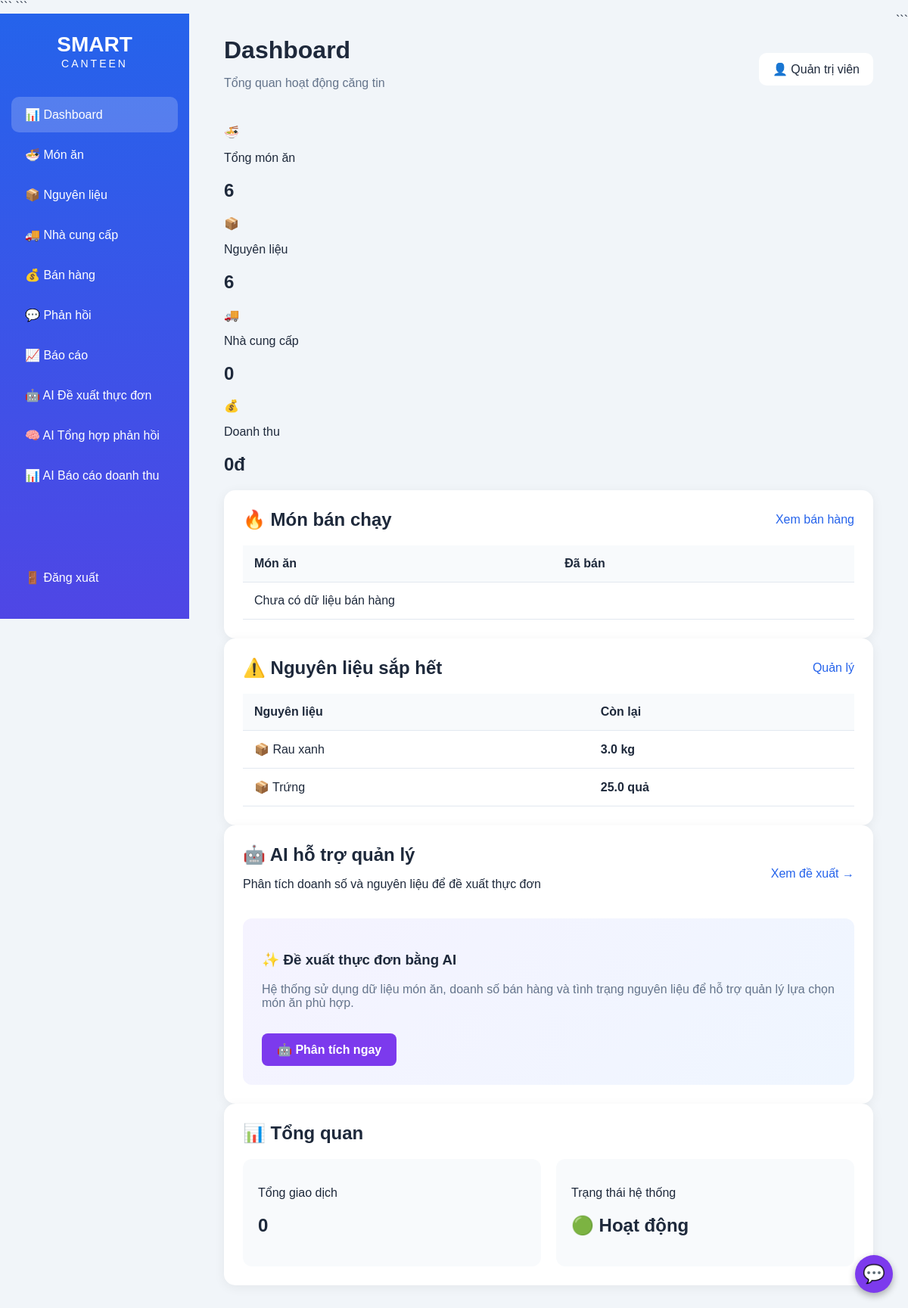
The app's page /dashboard (signed in) with its own data.
### tables this page shows
CREATE TABLE ingredients (
            id INTEGER PRIMARY KEY AUTOINCREMENT,
            name TEXT NOT NULL,
            unit TEXT NOT NULL,
            quantity REAL DEFAULT 0,
            min_quantity REAL DEFAULT 0
        );

### app.py (the view)
@app.route("/dashboard")
@login_required
def dashboard():
    conn = get_db()
    food_count = conn.execute(
        "SELECT COUNT(*) FROM foods"
    ).fetchone()[0]
    ingredient_count = conn.execute(
        "SELECT COUNT(*) FROM ingredients"
    ).fetchone()[0]
    supplier_count = conn.execute(
        "SELECT COUNT(*) FROM suppliers"
    ).fetchone()[0]
    sale_count = conn.execute(
        "SELECT COUNT(*) FROM sales"
    ).fetchone()[0]
    revenue = conn.execute(
        "SELECT COALESCE(SUM(total), 0) FROM sales"
    ).fetchone()[0]
    low_ingredients = conn.execute("""
        SELECT *
        FROM ingredients
        WHERE quantity <= min_quantity
        ORDER BY quantity ASC
    """).fetchall()
    best_selling = conn.execute("""
        SELECT
            foods.name,
            SUM(sales.quantity) AS total_sold
        FROM sales
        JOIN foods ON sales.food_id = foods.id
        GROUP BY sales.food_id
        ORDER BY total_sold DESC
        LIMIT 5
    """).fetchall()
    conn.close()
    return render_template(
        "dashboard.html",
        food_count=food_count,
        ingredient_count=ingredient_count,
        supplier_count=supplier_count,
        sale_count=sale_count,
        revenue=revenue,
        low_ingredients=low_ingredients,
        best_selling=best_selling
    )

### app.py (called while the page is built)
def get_db():
    conn = sqlite3.connect(DATABASE)
    conn.row_factory = sqlite3.Row
    return conn

def login_required(f):
    @wraps(f)
    def decorated_function(*args, **kwargs):
        if "user_id" not in session:
            return redirect("/")
        return f(*args, **kwargs)
    return decorated_function

### templates/dashboard.html (shortened to what this page needs)
<!DOCTYPE html>
<html lang="vi">
<head>
<link
    rel="stylesheet"
    href="/static/css/dashboard.css"
>
```
</head>
<body>
<div class="layout">
<aside class="sidebar">
    <div class="logo">
        <h2>SMART</h2>
        <span>CANTEEN</span>
    </div>
    <nav>
        <a href="/dashboard" class="active">
            📊 Dashboard
        </a>
        <a href="/foods">
            🍜 Món ăn
        </a>
        <a href="/ingredients">
            📦 Nguyên liệu
        </a>
        <a href="/suppliers">
            🚚 Nhà cung cấp
        </a>
        <a href="/sales">
            💰 Bán hàng
        </a>
        <a href="/feedback">
            💬 Phản hồi
        </a>
        <a href="/reports">
            📈 Báo cáo
        </a>
        <a href="/ai-recommend">
            🤖 AI Đề xuất thực đơn
        </a>
        <a href="/ai-feedback">
            🧠 AI Tổng hợp phản hồi
        </a>
        <a href="/ai-report">
            📊 AI Báo cáo doanh thu
        </a>
    </nav>
    <div class="logout">
        <a href="/logout">
            🚪 Đăng xuất
        </a>
    </div>
</aside>
<main class="main">
    <header class="topbar">
        <div>
            <h1>
                Dashboard
            </h1>
            <p>
                Tổng quan hoạt động căng tin
            </p>
        </div>
        <div class="user">
            👤 Quản trị viên
        </div>
    </header>
    <section class="stats">
        <div class="stat-card">
            <div class="stat-icon">
                🍜
            </div>
            <div>
                <p>
                    Tổng món ăn
                </p>
                <h2>
                    {{ food_count }}
                </h2>
            </div>
        </div>
        <div class="stat-card">
            <div class="stat-icon">
                📦
            </div>
            <div>
                <p>
                    Nguyên liệu
                </p>
                <h2>
                    {{ ingredient_count }}
                </h2>
            </div>
        </div>
        <div class="stat-card">
            <div class="stat-icon">
                🚚
            </div>
            <div>
                <p>
                    Nhà cung cấp
                </p>
                <h2>
                    {{ supplier_count }}
                </h2>
            </div>
        </div>
        <div class="stat-card">
            <div class="stat-icon">
                💰
            </div>
            <div>
                <p>
                    Doanh thu
                </p>
                <h2>
                    {{ "{:,.0f}".format(revenue) }}đ
                </h2>
            </div>
        </div>
    </section>
    <section class="dashboard-grid">
        <div class="panel">
            <div class="panel-header">
                <h2>
                    🔥 Món bán chạy
                </h2>
                <a href="/sales">
                    Xem bán hàng
                </a>
            </div>
            <table>
                <thead>
                    <tr>
                        <th>
                            Món ăn
                        </th>
                        <th>
                            Đã bán
                        </th>
                    </tr>
                </thead>
                <tbody>
                {% for food in best_selling %}
                    <tr>
                        <td>
                            🍜 {{ food["name"] }}
                        </td>
                        <td>
                            {{ food["total_sold"] }}
                        </td>
                    </tr>
                {% else %}
                    <tr>
                        <td colspan="2">
                            Chưa có dữ liệu bán hàng
                        </td>
                    </tr>
                {% endfor %}
                </tbody>
            </table>
        </div>
        <div class="panel">
            <div class="panel-header">
                <h2>
                    ⚠️ Nguyên liệu sắp hết
                </h2>
                <a href="/ingredients">
                    Quản lý
                </a>
            </div>
            <table>
                <thead>
                    <tr>
                        <th>
                            Nguyên liệu
                        </th>
                        <th>
                            Còn lại
                        </th>
                    </tr>
                </thead>
                <tbody>
                {% for ingredient in low_ingredients %}
                    <tr>
                        <td>
                            📦 {{ ingredient["name"] }}
                        </td>
                        <td>
                            <strong>
                                {{ ingredient["quantity"] }}
                                {{ ingredient["unit"] }}
                            </strong>
                        </td>
                    </tr>
                {% else %}
                    <tr>
                        <td colspan="2">
                            ✓ Tất cả nguyên liệu đủ
                        </td>
                    </tr>
                {% endfor %}
                </tbody>
            </table>
        </div>
    </section>
    <section class="panel ai-panel">
        <div class="panel-header">
            <div>
                <h2>
                    🤖 AI hỗ trợ quản lý
                </h2>
                <p>
                    Phân tích doanh số và nguyên liệu để đề xuất thực đơn
                </p>
            </div>
            <a href="/ai-recommend">
                Xem đề xuất →
            </a>
        </div>
        <div style="
            padding: 25px;
            background: linear-gradient(
                135deg,
                #f5f3ff,
                #eff6ff
            );
            border-radius: 12px;
        ">
            <h3>
                ✨ Đề xuất thực đơn bằng AI
            </h3>
            <p style="
                margin-top: 8px;
                color: #64748b;
            ">
                Hệ thống sử dụng dữ liệu món ăn, doanh số bán hàng
                và tình trạng nguyên liệu để hỗ trợ quản lý lựa chọn
                món ăn phù hợp.
            </p>
            <a
                href="/ai-recommend"
                style="
                    display:inline-block;
                    margin-top:15px;
                    padding:12px 20px;
                    background:#7c3aed;
                    color:white;
                    text-decoration:none;
                    border-radius:8px;
                    font-weight:bold;
                "
            >
                🤖 Phân tích ngay
            </a>
        </div>
    </section>
    <section class="panel">
        <div class="panel-header">
            <h2>
                📊 Tổng quan
            </h2>
        </div>
        <div style="
            display:grid;
            grid-template-columns:
            repeat(2, 1fr);
            gap:20px;
        ">
            <div style="
                padding:20px;
                background:#f8fafc;
                border-radius:12px;
            ">
                <p>
                    Tổng giao dịch
                </p>
                <h2>
                    {{ sale_count }}
                </h2>
            </div>
            <div style="
                padding:20px;
                background:#f8fafc;
                border-radius:12px;
            ">
                <p>
                    Trạng thái hệ thống
                </p>
                <h2>
                    🟢 Hoạt động
                </h2>
            </div>
        </div>
    </section>
</main>
```
</div>
<button id="chat-toggle-btn" class="chat-toggle-btn">
    💬
</button>
</body>
</html>

### static/css/dashboard.css (style rules this page uses)
* { box-sizing: border-box; }
body { margin: 0; font-family: Arial, sans-serif; background: #f1f5f9; color: #1e293b; }
.layout { display: flex; min-height: 100vh; }
.sidebar { width: 250px; background: linear-gradient(180deg, #2563eb, #4f46e5); color: white; padding: 25px 15px; position: fixed; height: 100vh; }
.logo { text-align: center; margin-bottom: 35px; }
.logo h2 { margin: 0; font-size: 28px; }
.logo span { font-size: 14px; letter-spacing: 3px; }
.sidebar nav a, .logout a { display: block; color: white; text-decoration: none; padding: 14px 18px; margin: 6px 0; border-radius: 10px; font-size: 16px; }
.sidebar nav a:hover, .sidebar nav .active { background: rgba(255,255,255,0.2); }
.logout { position: absolute; bottom: 25px; left: 15px; right: 15px; }
.main { margin-left: 250px; padding: 30px; width: calc(100% - 250px); }
.topbar { display: flex; justify-content: space-between; align-items: center; margin-bottom: 30px; }
.topbar h1 { margin: 0; font-size: 32px; }
.topbar p { color: #64748b; }
.user { background: white; padding: 12px 18px; border-radius: 10px; }
.panel { background: white; padding: 25px; border-radius: 15px; box-shadow: 0 3px 15px rgba(0,0,0,0.06); }
.panel-header { display: flex; justify-content: space-between; align-items: center; margin-bottom: 20px; }
.panel-header h2 { margin: 0; }
.panel-header a { color: #2563eb; text-decoration: none; }
table { width: 100%; border-collapse: collapse; }
th, td { text-align: left; padding: 15px; border-bottom: 1px solid #e2e8f0; }
th { background: #f8fafc; }

### templates/dashboard.html (style rules this page uses)
.chat-toggle-btn { position: fixed; bottom: 20px; right: 20px; width: 50px; height: 50px; border-radius: 25px; background: #7c3aed; color: white; font-size: 24px; border: none; box-shadow: 0 4px 10px rgba(0,0,0,0.3); cursor: pointer; z-index: 1000; }

### records on screen
ingredients: name "Rau xanh", quantity "3.0", unit "kg"
ingredients: name "Trứng", quantity "25.0", unit "quả"

### other values on screen
{{ food_count }} "6"
{{ ingredient_count }} "6"
{{ supplier_count }} "0"
{{ "{:,.0f}".format(revenue) }} "0"
{{ sale_count }} "0"
